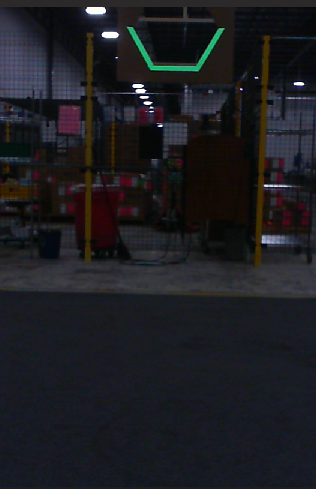
#> input picture Programs/PicOfHexagon.png, 316 x 489 px, given in place of the camera
$ python Distance.py
#> lines starting #> are read from the running program, lines starting #| are printed output that depends on the picture; after the words box and inside, x2 and y2 are one past the last pixel; in counts of white or black regions, pixels touching at a corner belong together
import math

import cv2
import imutils
import numpy as np


def get_angle(a, b, c):
    ang = int(abs(math.degrees(math.atan2(c[1] - b[1], c[0] - b[0]) - math.atan2(a[1] - b[1], a[0] - b[0]))))
    return ang


def distance_calc(width):
    distance = (40 * 56) // width
    return distance


f = 0
color = (0, 0, 255)
i = 0
# cap = cv2.VideoCapture("/dev/video0")
cap = cv2.VideoCapture("/dev/video2")
last_cnts = []
while True:
    _, yframe = cap.read()
#> yframe is the input picture: shape (489, 316, 3); mean B, G, R 33.5, 29.5, 28.9
    frame = cv2.cvtColor(yframe, cv2.COLOR_BGR2HSV)
#> frame: shape (489, 316, 3); mean H, S, V 95.5, 84.7, 37.2
    frame = cv2.resize(frame, (640, 480))
#> frame: shape (480, 640, 3); mean H, S, V 95.4, 84.5, 37
    low_green = np.array([47, 140, 147])
    high_green = np.array([108, 255, 255])
    green_mask = cv2.inRange(frame, low_green, high_green)
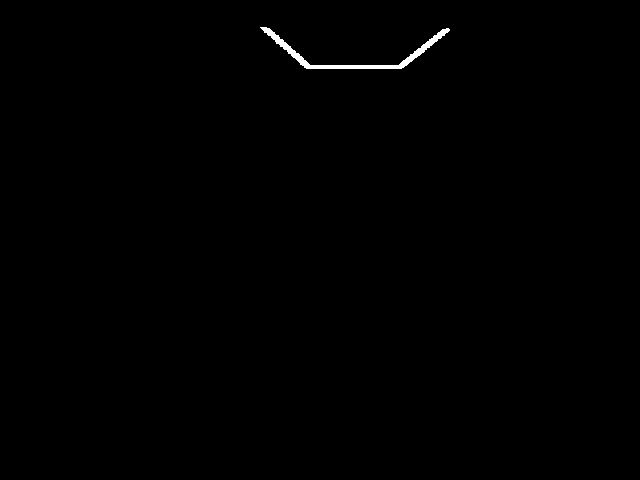
#> green_mask: shape (480, 640); 0.36% white; 1 white region
    green = cv2.bitwise_and(frame, frame, _, mask=green_mask)
#> green: shape (480, 640, 3); mean H, S, V 0.3, 0.7, 0.6
    thresh = cv2.threshold(green, 140, 180, cv2.THRESH_BINARY)[1]
#> thresh: shape (480, 640, 3); mean H, S, V 0, 0.6, 0.6
    gray = cv2.cvtColor(thresh, cv2.COLOR_BGR2GRAY)
    cnts = cv2.findContours(gray.copy(), cv2.RETR_EXTERNAL, cv2.CHAIN_APPROX_SIMPLE)
#> cnts = 1 contour; box (x1, y1, x2, y2) and area: (260, 27, 450, 69) 886
    cnts = imutils.grab_contours(cnts)
    threshold_area = 10
    (h, w) = frame.shape[:2]
#> h = 480; w = 640
    w1 = w // 2
#> w1 = 320
    h1 = h // 2
#> h1 = 240
    cv2.circle(frame, (w1, h1), 2, color, 4)
#> frame: shape (480, 640, 3); mean H, S, V 95.4, 84.5, 37.1
    cv2.circle(frame, (w1, h), 2, color, 4)
#> frame: shape (480, 640, 3); mean H, S, V 95.4, 84.5, 37.1
    if len(cnts) == 1:
        print("CONTOURS: ", len(cnts))
#| CONTOURS:  1
        for cnt in cnts:
            area = cv2.contourArea(cnt)
            if area > threshold_area:
                cv2.drawContours(frame, cnts, -1, color, 2)
                rect = cv2.boundingRect(cnt)
                cv2.contourArea(cnt)
                assert isinstance(rect, object)
                x, y, w2, h2 = rect
                M = cv2.moments(cnt)
                cX = int(M["m10"] / M["m00"])
                cY = int(M["m01"] / M["m00"])
                cv2.rectangle(frame, (x, y), (x + w2, y + h2), color, 2)
                cv2.putText(frame, 'Hexagon Detected', (x + w2 + 10, y + h2), 0, 0.3, color)
                cv2.circle(frame, (cX, cY), 2, color, 4)
                print("Angle: " + str(get_angle((w1, h1), (w1, h), (cX, cY))))
                if len(last_cnts) == 1:
                    last_cnts.pop()
                else:
                    pass
                last_cnts.extend(cnts)
                f = 0
                print(distance_calc(w2))
#> this loop made 1 pass
#> (area, x, y, w2, h2, cX, cY, ang in get_angle) on pass 1: (885.5, 260, 27, 190, 42, 353, 53, 4)
#| Angle: 4
#| 11
#> frame: shape (480, 640, 3); mean H, S, V 94.7, 83.3, 38.6
#> after the loop, last_cnts has the same summary as cnts
                # print(w2)
    else:
        if f < 500:
            for i in last_cnts:
                usePreviousLocation = True
                area = cv2.contourArea(i)
                if area > threshold_area:
                    cv2.drawContours(frame, last_cnts, -1, color, 2)
                    rect1 = cv2.boundingRect(i)
                    cv2.contourArea(i)
                    assert isinstance(rect1, object)
                    x1, y1, w3, h3 = rect1
                    M = cv2.moments(i)
                    cX = int(M["m10"] / M["m00"])
                    cY = int(M["m01"] / M["m00"])
                    cv2.rectangle(frame, (x1, y1), (x1 + w3, y1 + h3), color, 2)
                    cv2.putText(frame, 'Hexagon Detected', (x1 + w3 + 10, y1 + h3), 0, 0.3, color)
                    cv2.circle(frame, (cX, cY), 2, color, 4)
                    print("Angle: " + str(get_angle((w1, h1), (w1, h), (cX, cY))))
                    print(distance_calc(w3))
            f += 1
        else:
            pass
    cv2.imshow("Frame", frame)
    key = cv2.waitKey(1)
#> (key Esc is pressed here)
    if key == 27:
        break

$ run again, on Programs/shapes_and_colors.png
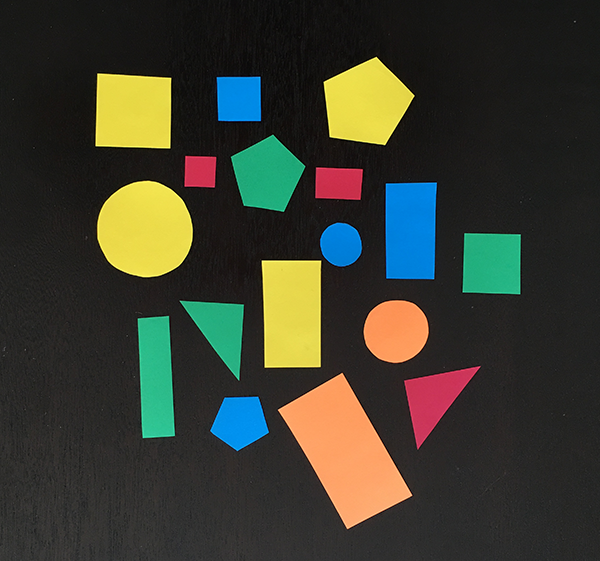
#> input picture Programs/shapes_and_colors.png, 600 x 561 px, given in place of the camera
#> yframe is the input picture: shape (561, 600, 3); mean B, G, R 47.5, 60.1, 58.4
#> `green_mask = cv2.inRange(frame, low_green, high_green)`:
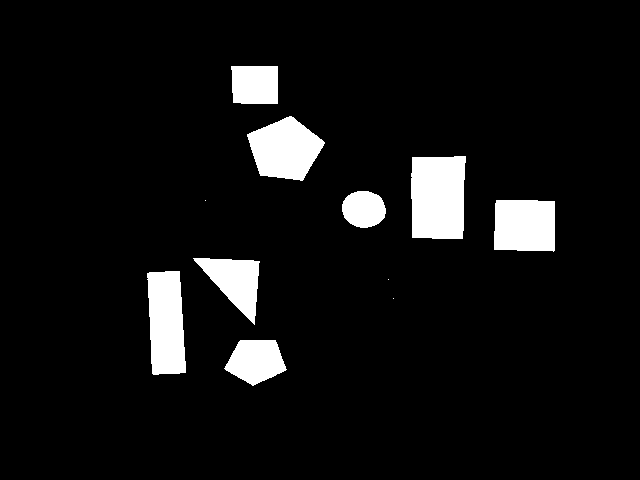
#> green_mask: shape (480, 640); 7% white; 11 white regions (3 under 20 px)
#> green: shape (480, 640, 3); mean H, S, V 6.2, 15.6, 13.9
#> thresh: shape (480, 640, 3); mean H, S, V 0, 12.5, 12.5
#> `gray = cv2.cvtColor(thresh, cv2.COLOR_BGR2GRAY)`:
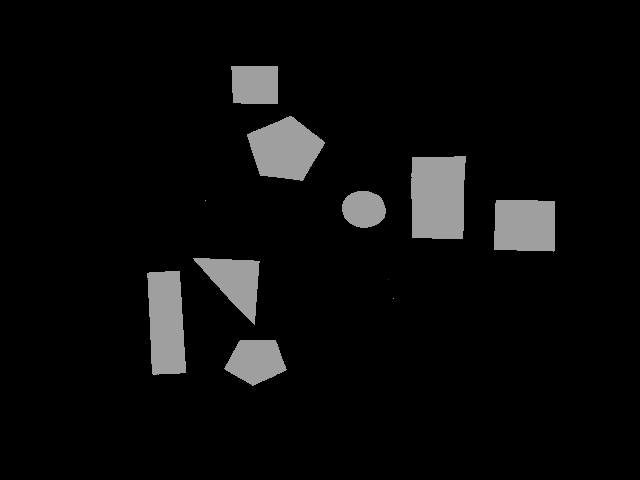
#> gray: shape (480, 640); min 0, max 159, mean 11.1
#> cnts = 11 contours, 3 with area under 20; largest, box (x1, y1, x2, y2) and area: (411, 156, 466, 239) 4168, (147, 271, 186, 375) 3286, (247, 116, 325, 181) 3261, (494, 200, 555, 252) 2929, (193, 258, 260, 325) 2146, (224, 340, 287, 386) 1905, (231, 66, 278, 104) 1650, (342, 191, 386, 228) 1228

$ run again, on Programs/template.png
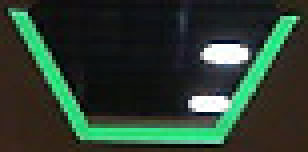
#> input picture Programs/template.png, 77 x 38 px, given in place of the camera (shown 4 times larger)
#> yframe is the input picture: shape (38, 77, 3); mean B, G, R 48.4, 62.2, 43.6
#> `green_mask = cv2.inRange(frame, low_green, high_green)`:
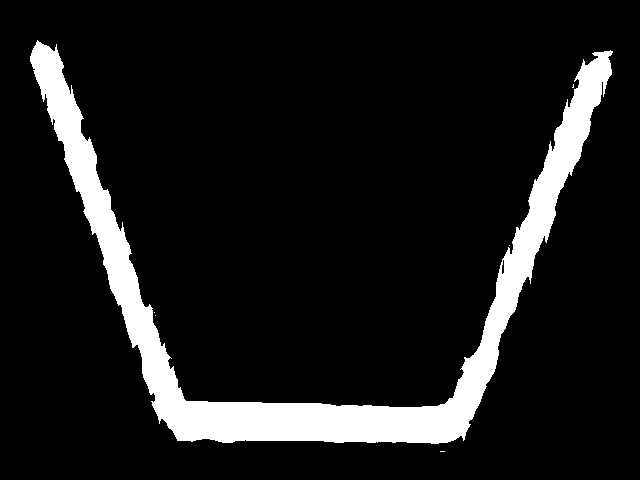
#> green_mask: shape (480, 640); 10.4% white; 6 white regions (5 under 20 px)
#> green: shape (480, 640, 3); mean H, S, V 7.7, 19, 22.1
#> thresh: shape (480, 640, 3); mean H, S, V 0, 18.6, 18.8
#> `gray = cv2.cvtColor(thresh, cv2.COLOR_BGR2GRAY)`:
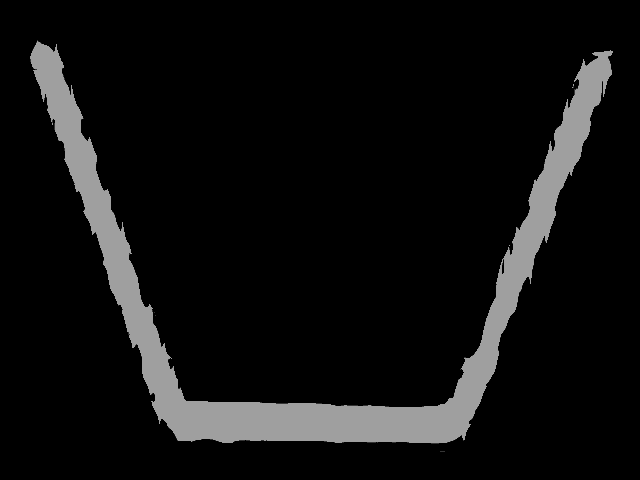
#> gray: shape (480, 640); min 0, max 159, mean 16.5
#> cnts = 6 contours, 5 with area under 20; largest, box (x1, y1, x2, y2) and area: (30, 40, 613, 444) 30887
